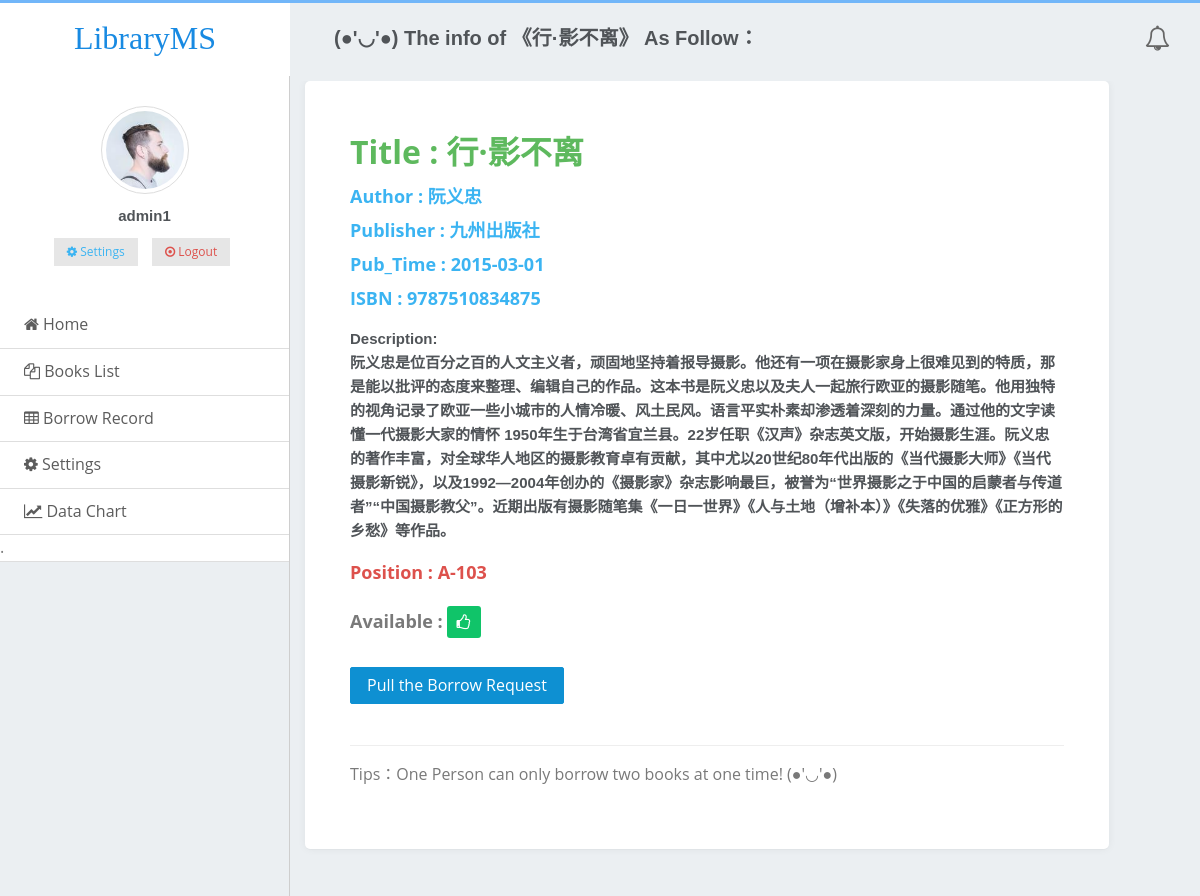
The app's page /book/124 (signed in) with its own data.
### MyLMS/models.py (models this page shows, shortened)
class Book(models.Model):
    id = models.AutoField(auto_created=True, primary_key=True, serialize=False, verbose_name='Book_ID')
    Available = models.BooleanField(default=1)
    Title = models.CharField(max_length=64,default='')
    Author = models.CharField(max_length=32, default='')
    ISBN = models.CharField(max_length=32, default='')
    Publisher = models.CharField(max_length=32, default='')
    Pub_Time = models.DateField(null=True)
    Pages = models.IntegerField(null=True)
    Description = models.TextField(null=True)
    Position = models.CharField(max_length=8, default='A-101')
    Price = models.DecimalField(max_digits=4, decimal_places=2, default=35)

### MyLMS/views.py (the view)
# urls.py: url(r'^book/(?P<book_id>[0-9]+)$', views.book_page,name='book_page'),
def book_page(request,book_id):
    if "reader_id" not in request.session:
        return render(request, 'login.html', {'line': 'Please login first!'})
    book = models.Book.objects.get(pk=book_id)
    return render(request,'book_page.html',{'book':book})

### MyLMS/templates/book_page.html (shortened to what this page needs)
<!DOCTYPE html>
<html>
	<head>
		<link rel="stylesheet" href="/static/assets/css/amazeui.css" />
		<link rel="stylesheet" href="//maxcdn.bootstrapcdn.com/font-awesome/4.3.0/css/font-awesome.min.css">
		<link rel="stylesheet" href="/static/assets/css/core.css" />
		<link rel="stylesheet" href="/static/assets/css/menu.css" />
		<link rel="stylesheet" href="/static/assets/css/index.css" />
		<link rel="stylesheet" href="/static/assets/css/admin.css" />
		<link rel="stylesheet" href="/static/assets/css/page/typography.css" />
		<link rel="stylesheet" href="/static/assets/css/page/form.css" />
	</head>
	<body>
		<header class="am-topbar am-topbar-fixed-top">
			<div class="am-topbar-left am-hide-sm-only">
                <a href="{% url 'MyLMS:index' %}" class="logo">Library<span>MS</span></span></a>
            </div>
			<div class="contain">
				<ul class="am-nav am-navbar-nav am-navbar-left">
					<li><h4 class="page-title">(●'◡'●) The info of 《{{ book.Title }}》 As Follow：  </h4></li>
				</ul>
				<ul class="am-nav am-navbar-nav am-navbar-right">
					<li class="inform"><i class="am-icon-bell-o" aria-hidden="true"></i></li>
				</ul>
			</div>
		</header>
		<div class="admin">
            <div class="admin-sidebar am-offcanvas  am-padding-0" id="admin-offcanvas">
            <div class="am-offcanvas-bar admin-offcanvas-bar">
                <div class="user-box am-hide-sm-only">
                    <div class="user-img">
                        <img src="/static/assets/img/avatar-1.jpg" alt="user-img" title="user_img" class="img-circle img-thumbnail img-responsive">
                    </div>
                    <h5>{{request.session.reader_name}}</h5>
                    <ul class="list-inline">
                        <li>
                            <a href="{% url 'MyLMS:settings' %}}">
                                <button class="am-btn am-btn-default am-btn-xs am-text-secondary"><span class="fa fa-cog"> </span> Settings</button>
                            </a>
                        </li>
                        <li>
                            <a href="{% url 'MyLMS:logout_action' %}">
                                <button class="am-btn am-btn-default am-btn-xs am-text-danger am-hide-sm-only"><span class="am-icon-dot-circle-o"> </span> Logout </button>
                            </a>
                        </li>
                    </ul>
                </div>
                 <ul class="am-list admin-sidebar-list">
                    <li><a href="{% url 'MyLMS:index' %}"><span class="am-icon-home"></span>  Home </a></li>
                     <li><a href="{% url 'MyLMS:bookslist' %}"><span class="am-icon-copy"></span>  Books List </a></li>
                    <li><a href="{% url 'MyLMS:record_page' %}"><span class="am-icon-table"></span>  Borrow Record </a></li>
                    <li><a href="{% url 'MyLMS:settings' %}"><span class="fa fa-cog"></span>  Settings </a></li>
                     <li><a href=""><span class="am-icon-line-chart"></span>  Data Chart </a></li>
                     <li>.  </li>
                  </ul>
            </div>
          </div>
		    <div class="content-page">
			<div class="am-g">
				<div class="am-u-md-11">
					<div class="card-box">
						<div class="am-form-success">
							    <label><font size = "6">Title  : {{ book.Title }}</font></label>
                        </div>
						<div class="am-btn-xs am-text-secondary">
							    <label><font size = "4">Author : {{ book.Author }}</font></label>
                                <br>
                                <label><font size = "4">Publisher : {{ book.Publisher }}</font></label>
                                <br>
                                <label><font size = "4">Pub_Time : {{ book.Pub_Time }}</font></label>
                                <br>
                                <label><font size = "4">ISBN : {{ book.ISBN }}</font></label>
                        </div>
                        <div class="am-form-group am-form-success">
                             <h5>Description:<br>  {{ book.Description }}</h5>
                        </div>
                         <div class="am-form-group am-form-error">
							    <label><font size = "4">Position : {{ book.Position }}</font></label>
                        </div>
                        <div>
                             <label><font size = "4">Available : </font></label>
                                {% if book.Available   %}
                                    <span class="label label-success"><i class="am-icon-thumbs-o-up"></i></span>
                                    <form action="{% url 'MyLMS:borrow_action' %}" method="POST">
                                         <br>
                                        <input type="submit" value="Pull the Borrow Request" class="am-btn am-btn-primary am-radius"><br>
                                    </form>
                                {% else %}
                                   <span class="label label-danger"><i class="am-icon-close"></i></span>
                                {% endif %}
                        </div>
                        <div  class="am-form-group am-form-error">
                        </div>
                        <hr />
                        <p>Tips：One Person can only borrow two books at one time! (●'◡'●)</p>
					</div>
				</div>
            </div>
            </div>
        </div>
	</body>
</html>

### MyLMS/static/assets/css/core.css (style rules this page uses)
body { background: #ebeff2; font-family: "open sans","Helvetica Neue",Helvetica,Arial,sans-serif; margin: 0; overflow-x: hidden; color: #797979; height: 100%; }
html { position: relative; height: 100%; background: #ebeff2; }
h1, h2, h3, h4, h5, h6 { color: #505458; font-family: 'Karla', sans-serif; margin: 10px 0; }
h4 { line-height: 22px; }
h5 { font-size: 15px; }
p { line-height: 1.6; }
* { outline: none !important; }
.page-title { font-size: 20px; font-weight: 600; margin-bottom: 0px; margin-top: 0px; line-height: 70px; }
.card-box { padding: 45px; box-shadow: 0 0px 8px 0 rgba(0, 0, 0, 0.06), 0 1px 0px 0 rgba(0, 0, 0, 0.02); -webkit-border-radius: 5px; border-radius: 5px; -moz-border-radius: 5px; background-clip: padding-box; margin-bottom: 20px; background-color: #ffffff; }
.img-thumbnail { border: 1px solid #EBEFF2; }
.label { font-weight: 500; letter-spacing: 0.05em; padding: .3em .6em .3em; color: #fff; border-radius: 3px; }
.label-success { background-color: #10c469; }

### MyLMS/static/assets/css/menu.css (style rules this page uses)
.am-topbar { border-top: 3px solid #71b6f9; background: none; border-bottom: none; }
.am-topbar .am-topbar-left { background: #ffffff; float: left; text-align: center; height: 73px; position: relative; width: 290px; z-index: 1; }
.am-navbar-left { float: left; }
.am-topbar .am-topbar-left .logo { line-height: 70px; }
.logo { color: #188ae2 !important; font-size: 32px; font-family: 'Rancho', cursive; }
.page-title { font-size: 20px; font-weight: 600; margin-bottom: 0px; margin-top: 0px; line-height: 70px; margin-left: 44px; }
.am-navbar-right { float: right!important; margin-right: 30px; margin-top: 10px; }
.am-navbar-right li { float: left; }
.inform { line-height: 40px; }
.admin { width: 100%; height: 100%; }
.admin .am-g { padding-left: 0; padding-right: 0; }
.user-box { text-align: center; padding: 30px 0px 20px 0px; background: #fff; }
.user-box .user-img { position: relative; height: 88px; width: 88px; margin: 0px auto; }
.img-thumbnail { border: 1px solid #EBEFF2; }
.img-circle { border-radius: 50%; }
.img-thumbnail { display: inline-block; max-width: 100%; height: auto; padding: 4px; line-height: 1.42857143; background-color: #fff; border: 1px solid #ddd; border-radius: 4px; -webkit-transition: all .2s ease-in-out; -o-transition: all .2s ease-in-out; transition: all .2s ease-in-out; border-radius: 50%; }
.list-inline { padding-left: 0; margin-left: -5px; list-style: none; }
.list-inline>li { display: inline-block; padding-right: 5px; padding-left: 5px; }
.user-box ul li a { color: #98a6ad; }
.inform { font-size: 25px; line-height: 48px; }
.content-page { overflow: auto; margin-top: 30px; }
.am-g { padding-right: 15px; padding-left: 15px; margin-right: auto; margin-left: auto; }
.contain { overflow: hidden; }
.admin { width: 100%; height: 100%; display: flex; display: -webkit-flex; }
.admin-sidebar { float: left; }
.content-page { flex: 1; -webkit-flex: 1; }

### MyLMS/static/assets/css/admin.css (style rules this page uses)
html, body { height: 100%; overflow: hidden; }
ul { margin-top: 0; }
.admin-sidebar { width: 260px; min-height: 100%; float: left; border-right: 1px solid #cecece; }
.admin-sidebar-list { margin-bottom: 0; }
.admin-sidebar-list li a { color: #5c5c5c; padding-left: 24px; }
.admin-sidebar-list li:first-child { border-top: none; }
.admin-content, .admin-sidebar { height: 100%; overflow-x: hidden; overflow-y: scroll; -webkit-overflow-scrolling: touch; }
@media only screen and (min-width: 641px) { .admin-sidebar { display: block; position: static; background: none; width: 290px; margin-top: 25px; } }
@media only screen and (min-width: 641px) { .admin-offcanvas-bar { position: static; width: auto; background: none; -webkit-transform: translate3d(0, 0, 0); -ms-transform: translate3d(0, 0, 0); transform: translate3d(0, 0, 0); overflow-y: visible; min-height: 100%; } }
@media only screen and (min-width: 641px) { .admin-offcanvas-bar:after { content: none; } }

### MyLMS/static/assets/css/page/form.css (style rules this page uses)
.logo { color: #188ae2 !important; font-size: 32px; font-family: 'Rancho', cursive; text-decoration: none; }

### records on screen
Book: Title "行·影不离", Author "阮义忠", Publisher "九州出版社", Pub_Time "2015-03-01", ISBN "9787510834875", Description "阮义忠是位百分之百的人文主义者，顽固地坚持着报导摄影。他还有一项在摄影家身上很难见到的特质，那是能以批评的态度来整理、编辑自己的作品。这本书是阮义忠以及夫人一起旅行欧亚的摄影随笔。他用独特的视角记录了欧亚一些小城市的人情冷暖、风土民风。语言平实朴素却渗透着深刻的力量。通过他的文字读懂一代摄影大家的情怀 1950年生于台湾省宜兰县。22岁任职《汉声》杂志英文版，开始摄影生涯。阮义忠的著作丰富，对全球华人地区的摄影教育卓有贡献，其中尤以20世纪80年代出版的《当代摄影大师》《当代摄影新锐》，以及1992—2004年创办的《摄影家》杂志影响最巨，被誉为“世界摄影之于中国的启蒙者与传道者”“中国摄影教父”。近期出版有摄影随笔集《一日一世界》《人与土地（增补本）》《失落的优雅》《正方形的乡愁》等作品。", Position "A-103"

### other values on screen
{{ request.session.reader_name }} "admin1"
